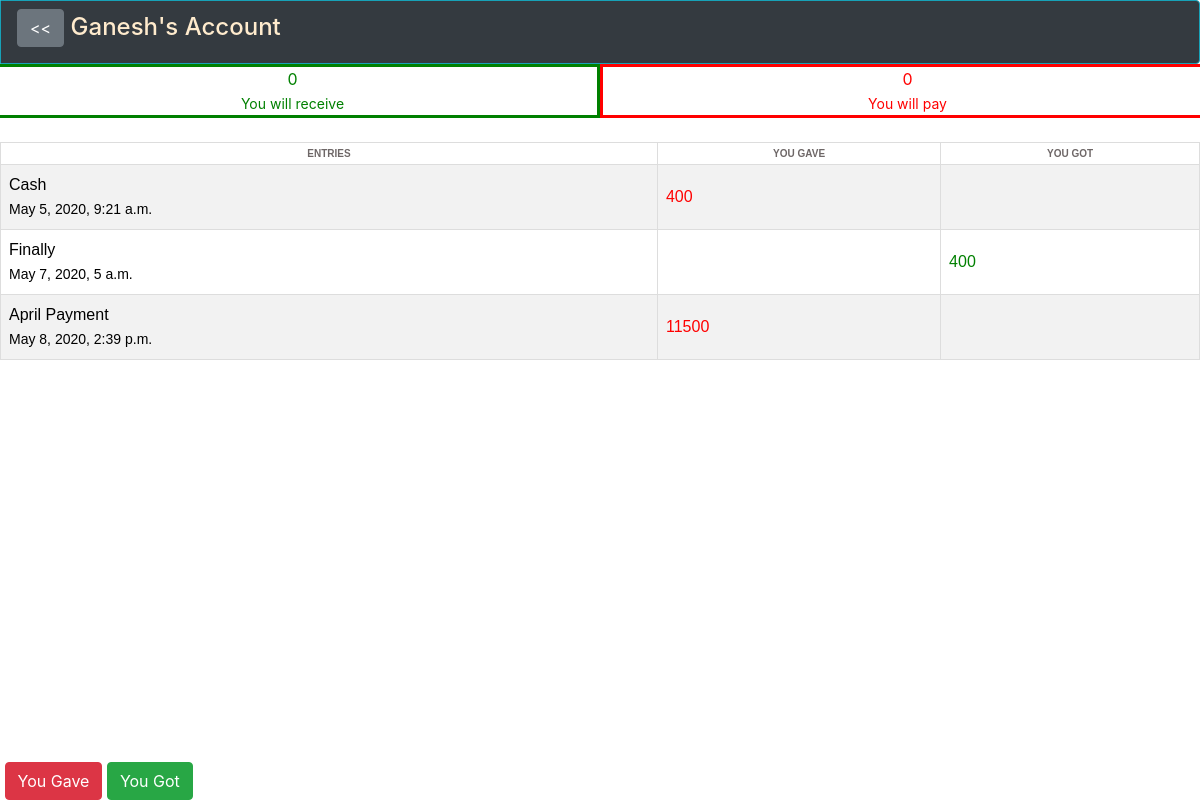
Page /accounts/15/Ganesh/ (signed in) on the committed database.
### customer_app/models.py (models this page shows, shortened)
class Customer(models.Model):
    def contact_validator(contact):
        if len(contact) != 10:
            raise validators.ValidationError('Contact length should be 10 digit')
    def min_length_validator(name):
        if len(name) < 1:
            raise validators.ValidationError('Minimum length should be 1 letter')
    user = models.ForeignKey(User,on_delete=models.CASCADE,blank=True,null=True)
    name = models.CharField(max_length=30,unique=True,validators=[min_length_validator])
    contact = models.CharField(max_length=10,validators=[contact_validator])
    objects = models.Manager

### accounts/models.py (models this page shows, shortened)
class Account(models.Model):
    def validate_amount(val):
        if val < 1:
            raise validators.ValidationError('Amount should be atleast 1')
    customer = models.ForeignKey(Customer,on_delete=models.CASCADE,blank=True,null=True,related_name='account')
    desc = models.CharField(max_length=100)
    gave = models.IntegerField(default=0,validators=[validate_amount])
    got = models.IntegerField(default=0,validators=[validate_amount])
    created_at = models.DateTimeField(auto_now_add=True)
    objects = models.Manager

### accounts/views.py (the view)
# urls.py: path('<int:id>/<str:name>/',views.show_account,name='account'),
@login_required(login_url='/users/signin')
def show_account(request,id,name):
    cust_id =id
    cust_name = name
    cust_bal = cust_balance(request,id)
    entries = Account.objects.filter(customer=id)
    request.session['previous_url'] = request.path
    context = {'cust_name':cust_name, 'cust_id':cust_id,
                'entries':entries,'balance':cust_bal}
    return render(request, 'accounts/show_account.html', context)

### accounts/views.py (called while the page is built)
def cust_balance(request,id):
    cust_queryset = Account.objects.filter(customer__user=request.user, customer=id)
    got,gave = 0,0
    for i in cust_queryset:
        got = got + i.got
        gave = gave + i.gave
        balance = gave - got
    try:
        return balance
    except:
        return 0

### templates/accounts/show_account.html (shortened to what this page needs)
{% extends 'layout_app.html' %}
{% block content %}
{% load mathfilters %}
<head>
</head>
<nav class="navbar navbar-expand-lg navbar-dark bg-dark border border-info rounded-right">
    <h4>
        <a href="{% url 'customer:show_customer' %}" class="btn btn-secondary"><<</a>
        <a style="color: blanchedalmond;" href="{% url 'customer:update_customer' pk=cust_id %}">{{cust_name}}'s
            Account</a>
    </h4>
</nav>
<div class="row mb-4" align="center">
    {% if balance > 0  %}
    <div class="col-6 themed-grid-col" style="color: green;border:solid;">{{balance}}<br><small>You will receive</small>
    </div>
    <div class="col-6 themed-grid-col" style="color: red;border:solid;">0<br><small>You will pay</small></div>
    {% elif balance == 0 %}
    <div class="col-6 themed-grid-col" style="color: green;border:solid;">0<br><small>You will receive</small></div>
    <div class="col-6 themed-grid-col" style="color: red;border:solid;">0<br><small>You will pay</small></div>
    {% else %}
    <div class="col-6 themed-grid-col" style="color: green;border:solid;">0<br><small>You will receive</small></div>
    <div class="col-6 themed-grid-col" style="color: red;border:solid;">{{balance | abs}}<br><small>You will
            pay</small></div>
    {% endif %}
</div>
<table id="table">
    <tr>
        <th>ENTRIES</th>
        <th>YOU GAVE</th>
        <th>YOU GOT</th>
    </tr>
    {% for entry in entries %}
    <tr>
        {% if entry.gave > entry.got %}
        <td><a href="{% url 'khata:update_gave' pk=entry.pk cust_id=cust_id %}"
                class="link">{{entry.desc}}<br><small>{{entry.created_at}}</small></td></a>
        <td style="color: red;">{{entry.gave}}</td>
        <td></td>
        {% else %}
        <td><a href="{% url 'khata:update_got' pk=entry.pk cust_id=cust_id %}"
                class="link">{{entry.desc}}<br><small>{{entry.created_at}}</small></td></a>
        <td></td>
        <td style="color: green;">{{entry.got}}</td>
        {% endif %}
    </tr>
    {% endfor %}
</table>
<br><br>
    <div style="position: fixed;bottom: 0;width: 100%;">
    <a href="{% url 'khata:gave' %}?cust_id={{cust_id}}" class="btn btn-danger">You Gave</a>
    <a href="{% url 'khata:got' %}?cust_id={{cust_id}}" class="btn btn-success">You Got</a>
    </div>
{% endblock %}

### templates/accounts/show_account.html (style rules this page uses)
#table { font-family:'Lucida Sans', 'Lucida Sans Regular', 'Lucida Grande', 'Lucida Sans Unicode', Geneva, Verdana, sans-serif; border-collapse: collapse; width: 100%; }
#table td, #table th { border: 1px solid #ddd; padding: 8px; }
#table td a { color: black; }
#table tr:nth-child(even) { background-color: #f2f2f2; }
#table th { padding-top: 3px; padding-bottom: 3px; text-align: center; background-color: rgb(255, 255, 255); color: rgb(110, 103, 103); font-size:x-small; }

### rows in the picture
Customer: name "Ganesh"
Account: desc "Cash", created_at "May 5, 2020, 9:21 a.m.", gave "400"
Account: desc "Finally", created_at "May 7, 2020, 5 a.m.", got "400"
Account: desc "April Payment", created_at "May 8, 2020, 2:39 p.m.", gave "11500"
